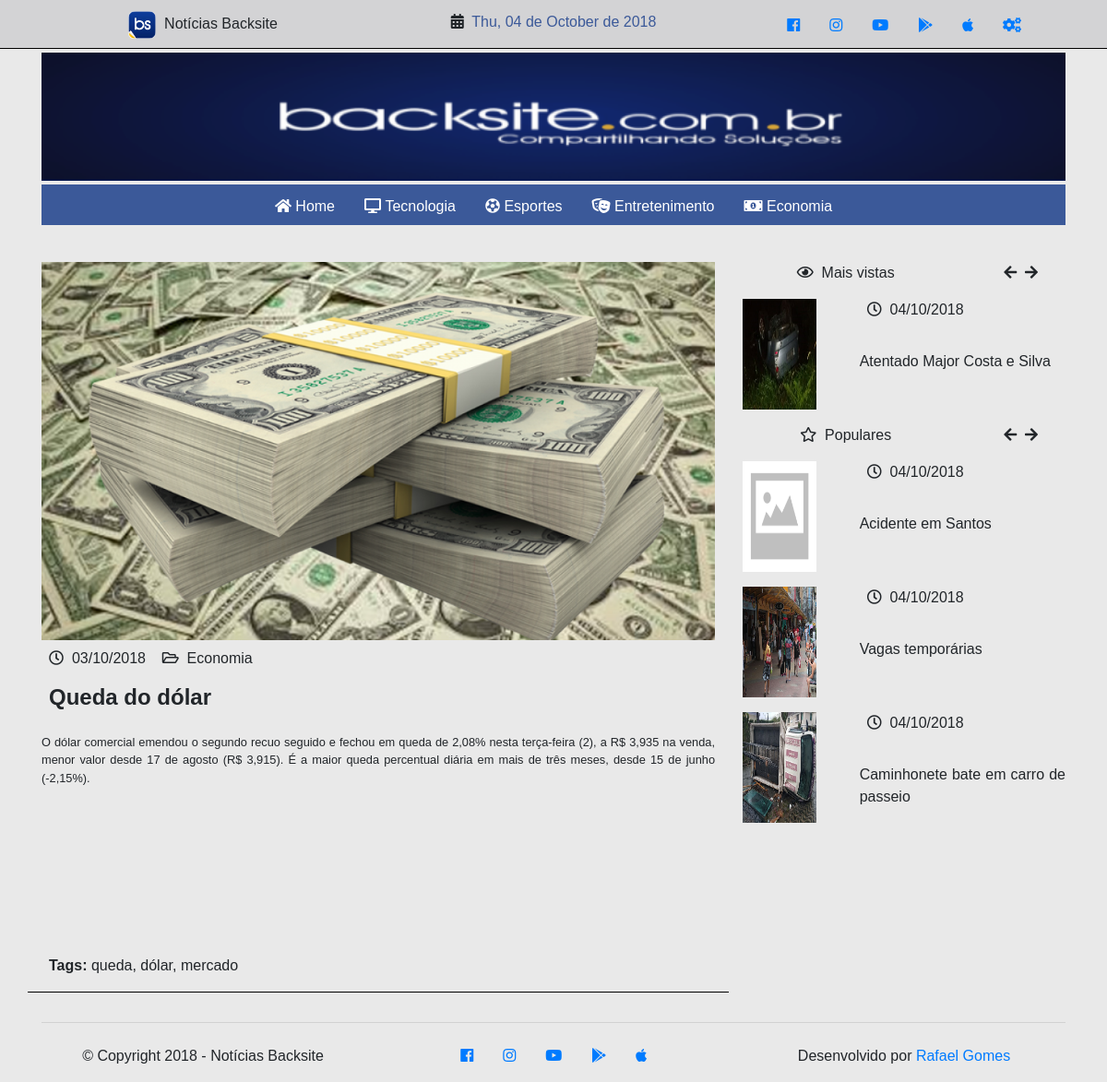
/rafaelfgomes/pages/economynews.php, run on the app's committed database.
### tables this page shows
CREATE TABLE `rafaelfgomes_tbl_news` (
  `id` int(11) NOT NULL AUTO_INCREMENT,
  `news_title` varchar(70) NOT NULL,
  `news_description` varchar(140) NOT NULL,
  `news_slug` varchar(160) NOT NULL,
  `news_keywords` varchar(45) NOT NULL,
  `news_content` varchar(500) NOT NULL,
  `news_image` varchar(180) NOT NULL,
  `category_id` int(11) NOT NULL,
  `created_at` timestamp NULL DEFAULT NULL,
  `updated_at` timestamp NULL DEFAULT NULL,
  PRIMARY KEY (`id`),
  KEY `fk_category` (`category_id`),
  CONSTRAINT `fk_category` FOREIGN KEY (`category_id`) REFERENCES `rafaelfgomes_tbl_categories` (`id`) ON UPDATE CASCADE
);

CREATE TABLE `rafaelfgomes_tbl_categories` (
  `id` int(11) NOT NULL AUTO_INCREMENT,
  `category_name` varchar(50) NOT NULL,
  PRIMARY KEY (`id`)
);

### rafaelfgomes/database/connection.php (called while the page is built, shortened)
<?php
class Connection
{
    private static $instance;
    public static function getInstance()
    {
        if (!isset(self::$instance)) {
            try {
                self::$instance = new PDO('mysql:host=' . HOST . ';dbname=' . DATABASE, USER, PASS);
                self::$instance->setAttribute(PDO::ATTR_ERRMODE, PDO::ERRMODE_EXCEPTION);
                self::$instance->setAttribute(PDO::ATTR_DEFAULT_FETCH_MODE, PDO::FETCH_OBJ);
            } catch (PDOException $e) {
                echo $e->getMessage();
            }
        }
        return self::$instance;
    }
    public static function prepare($sql)
    {
        return self::getInstance()->prepare($sql);
    }
}

### rafaelfgomes/pages/economynews.php (the view, shortened to what this page needs)
<?php
  require_once '../database/connection.php';
  $stmtEconomy = Connection::prepare('SELECT tn.news_title, tn.news_description, tn.news_keywords, tn.news_content, tn.news_image, tn.created_at, tc.category_name FROM rafaelfgomes_tbl_news tn INNER JOIN rafaelfgomes_tbl_categories tc ON tn.category_id = tc.id WHERE tc.id = 4 ORDER BY tn.id DESC');
  $stmtEconomy->execute();
  $economyNews = $stmtEconomy->fetchAll();
  $rowsEconomyNews = $stmtEconomy->rowCount();
?>
<!DOCTYPE html>
<html lang="pt-br">
  <head>
    <link rel="stylesheet" href="../css/styles.css" type="text/css">
  </head>
  <body>
    <?php include_once 'partials/_pagestop.php'; ?>
    <div class="container">
      <?php include_once 'partials/_pagesheader.php'; ?>
      <?php include_once 'partials/_pagesnavbar.php'; ?>
      <p>&nbsp;</p>
      <div class="row">
        <div class="col col-12 col-md-8">
          <?php
            if ($rowsEconomyNews >= 1) {
                $date = explode(' ', $economyNews[0]->created_at);
                echo '<div class="row">';
                echo '  <div class="col col-12">';
                echo '    <img src="../images/' . $economyNews[0]->news_image . '" class="img-fluid" width="800" height="350" alt="Destaque">';
                echo '  </div>';
                echo '  <div class="col col-12 pt-2">';
                echo '    <p class="text-left pl-2"><i class="far fa-clock"></i>&nbsp;&nbsp;' . date('d/m/Y', strtotime($date[0])) . '&nbsp;&nbsp;&nbsp;&nbsp;<i class="far fa-folder-open"></i>&nbsp;&nbsp;' . $economyNews[0]->category_name . '</p>';
                echo '  </div>';
                echo '  <div class="col col-12 pb-3">';
                echo '    <p class="text-left pl-2 h4"><strong>' . $economyNews[0]->news_title . '</strong></p>';
                echo '  </div>';
                echo '  <div class="col col-12 mh-100 pagescontent">';
                echo '    <p class="text-justify pb-5">' . $economyNews[0]->news_content . '</p>';
                echo '  </div>';
                echo '  <div class="col col-12 featured">';
                echo '    <p class="text-left pl-2"><strong>Tags:&nbsp;</strong>' . $economyNews[0]->news_keywords . '</p>';
                echo '  </div>';
                echo '</div>';
            }
          ?>
        </div>
        <div class="col col-12 col-md-4">
          <div class="row">
            <div class="col">
              <?php include_once 'partials/_sidenews.php'; ?>
            </div>
          </div>
        </div>
      </div>
    </div>
    <?php include_once '../partials/_footer.php'; ?>
  </body>
</html>

### rafaelfgomes/pages/partials/_sidenews.php (shortened to what this page needs)
<?php
  $stmt1 = Connection::prepare('SELECT tn.news_title, tn.news_description, tn.news_image, tn.created_at, tc.category_name FROM rafaelfgomes_tbl_news tn INNER JOIN rafaelfgomes_tbl_categories tc ON tn.category_id = tc.id WHERE tc.id = 7 ORDER BY tn.id DESC');
  $stmt1->execute();
  $mostViewedNews = $stmt1->fetchAll();
  $rowsNumberMost = $stmt1->rowCount();
  $stmt2 = Connection::prepare('SELECT tn.news_title, tn.news_description, tn.news_image, tn.created_at, tc.category_name FROM rafaelfgomes_tbl_news tn INNER JOIN rafaelfgomes_tbl_categories tc ON tn.category_id = tc.id WHERE tc.id = 6 ORDER BY tn.id DESC');
  $stmt2->execute();
  $popularNews = $stmt2->fetchAll();
  $rowsNumberPopular = $stmt2->rowCount();
?>
<div class="row">
  <div class="col">
    <div class="row pb-3">
      <div class="col col-8 col-md-8 text-center">
        <i class="far fa-eye"></i>&nbsp;&nbsp;<span class="h6">Mais vistas</span>
      </div>
      <div class="col col-4 col-md-4 text-center">
        <span class="arrow"><i class="fas fa-arrow-left"></i></span>&nbsp;&nbsp;<span class="arrow"><i class="fas fa-arrow-right"></i></span>
      </div>
    </div>
    <?php
    if ($rowsNumberMost >= 1) {
        $date = explode(' ', $mostViewedNews[0]->created_at);
        echo '<div class="row pb-3">';
        echo '  <div class="col-4">';
        echo '    <img src="../images/' . $mostViewedNews[0]->news_image . '" alt="Imagem Noticia" width="80" height="120">';
        echo '  </div>';
        echo '  <div class="col-8">';
        echo '    <div class="row">';
        echo '      <div class="col">';
        echo '        <p class="text-left pl-2"><i class="far fa-clock"></i>&nbsp;&nbsp;' . date('d/m/Y', strtotime($date[0])) . '</p>';
        echo '      </div>';
        echo '    </div>';
        echo '    <div class="row pt-3">';
        echo '      <div class="col">';
        echo '        <p class="text-justify">' . $mostViewedNews[0]->news_title . '</p>';
        echo '      </div>';
        echo '    </div>';
        echo '  </div>';
        echo ' </div>';
    }
    ?>
  </div>
</div>
<div class="row">
  <div class="col">
    <div class="row pb-3">
        <div class="col col-8 col-md-8 text-center">
          <i class="far fa-star"></i>&nbsp;&nbsp;<span class="h6">Populares</span>
        </div>
        <div class="col col-4 col-md-4 text-center">
          <span class="arrow"><i class="fas fa-arrow-left"></i></span>&nbsp;&nbsp;<span class="arrow"><i class="fas fa-arrow-right"></i></span>
        </div>
    </div>
    <?php
    if ($rowsNumberPopular >= 1) {
        $date = explode(' ', $popularNews[0]->created_at);
        echo '<div class="row pb-3">';
        echo '  <div class="col-4">';
        echo '    <img src="../images/' . $popularNews[0]->news_image . '" alt="Imagem Noticia" width="80" height="120">';
        echo '  </div>';
        echo '  <div class="col-8">';
        echo '    <div class="row">';
        echo '      <div class="col">';
        echo '        <p class="text-left pl-2"><i class="far fa-clock"></i>&nbsp;&nbsp;' . date('d/m/Y', strtotime($date[0])) . '</p>';
        echo '      </div>';
        echo '    </div>';
        echo '    <div class="row pt-3">';
        echo '      <div class="col">';
        echo '        <p class="text-justify">' . $popularNews[0]->news_title . '</p>';
        echo '      </div>';
        echo '    </div>';
        echo '  </div>';
        echo ' </div>';
    }
    if ($rowsNumberPopular >= 2) {
        $date = explode(' ', $popularNews[1]->created_at);
        echo '<div class="row pb-3">';
        echo '  <div class="col-4">';
        echo '    <img src="../images/' . $popularNews[1]->news_image . '" alt="Imagem Noticia" width="80" height="120">';
        echo '  </div>';
        echo '  <div class="col-8">';
        echo '    <div class="row">';
        echo '      <div class="col">';
        echo '        <p class="text-left pl-2"><i class="far fa-clock"></i>&nbsp;&nbsp;' . date('d/m/Y', strtotime($date[0])) . '</p>';
        echo '      </div>';
        echo '    </div>';
        echo '    <div class="row pt-3">';
        echo '      <div class="col">';
        echo '        <p class="text-justify">' . $popularNews[1]->news_title . '</p>';
        echo '      </div>';
        echo '    </div>';
        echo '  </div>';
        echo ' </div>';
    }
    if ($rowsNumberPopular >= 3) {
        $date = explode(' ', $popularNews[2]->created_at);
        echo '<div class="row pb-3">';
        echo '  <div class="col-4">';
        echo '    <img src="images/' . $popularNews[2]->news_image . '" alt="Imagem Noticia" width="80" height="120">';
        echo '  </div>';
        echo '  <div class="col-8">';
        echo '    <div class="row">';
        echo '      <div class="col">';
        echo '        <p class="text-left pl-2"><i class="far fa-clock"></i>&nbsp;&nbsp;' . date('d/m/Y', strtotime($date[0])) . '</p>';
        echo '      </div>';
        echo '    </div>';
        echo '    <div class="row pt-3">';
        echo '      <div class="col">';
        echo '        <p class="text-justify">' . $popularNews[2]->news_title . '</p>';
        echo '      </div>';
        echo '    </div>';
        echo '  </div>';
        echo ' </div>';
    }
    ?>
  </div>
</div>

### rafaelfgomes/css/styles.css (style rules this page uses)
body { font-family: "Trebuchet MS", "Lucida Sans Unicode", "Lucida Grande", "Lucida Sans", Arial, sans-serif; background-color: #e9e9e9; }
.pagescontent { font-size: 1.6vh; height: 240px; }
.leftnewstitle, .featured { border-bottom: 1px solid black; }

### data on the page
rafaelfgomes_tbl_news: news_image (picture), created_at "03/10/2018", category.category_name "Economia", news_title "Queda do dólar", news_content "O dólar comercial emendou o segundo recuo seguido e fechou em queda de 2,08% nesta terça-feira (2), a R$ 3,935 na venda, menor valor desde 17 de agosto (R$ 3,915). É a maior queda percentual diária em mais de três meses, desde 15 de junho (-2,15%).", news_keywords "queda, dólar, mercado"
rafaelfgomes_tbl_news: news_image (picture), created_at "04/10/2018", news_title "Atentado Major Costa e Silva"
rafaelfgomes_tbl_news: news_image (placeholder picture), created_at "04/10/2018", news_title "Acidente em Santos"
rafaelfgomes_tbl_news: news_image (picture), created_at "04/10/2018", news_title "Vagas temporárias"
rafaelfgomes_tbl_news: news_image (picture), created_at "04/10/2018", news_title "Caminhonete bate em carro de passeio"
